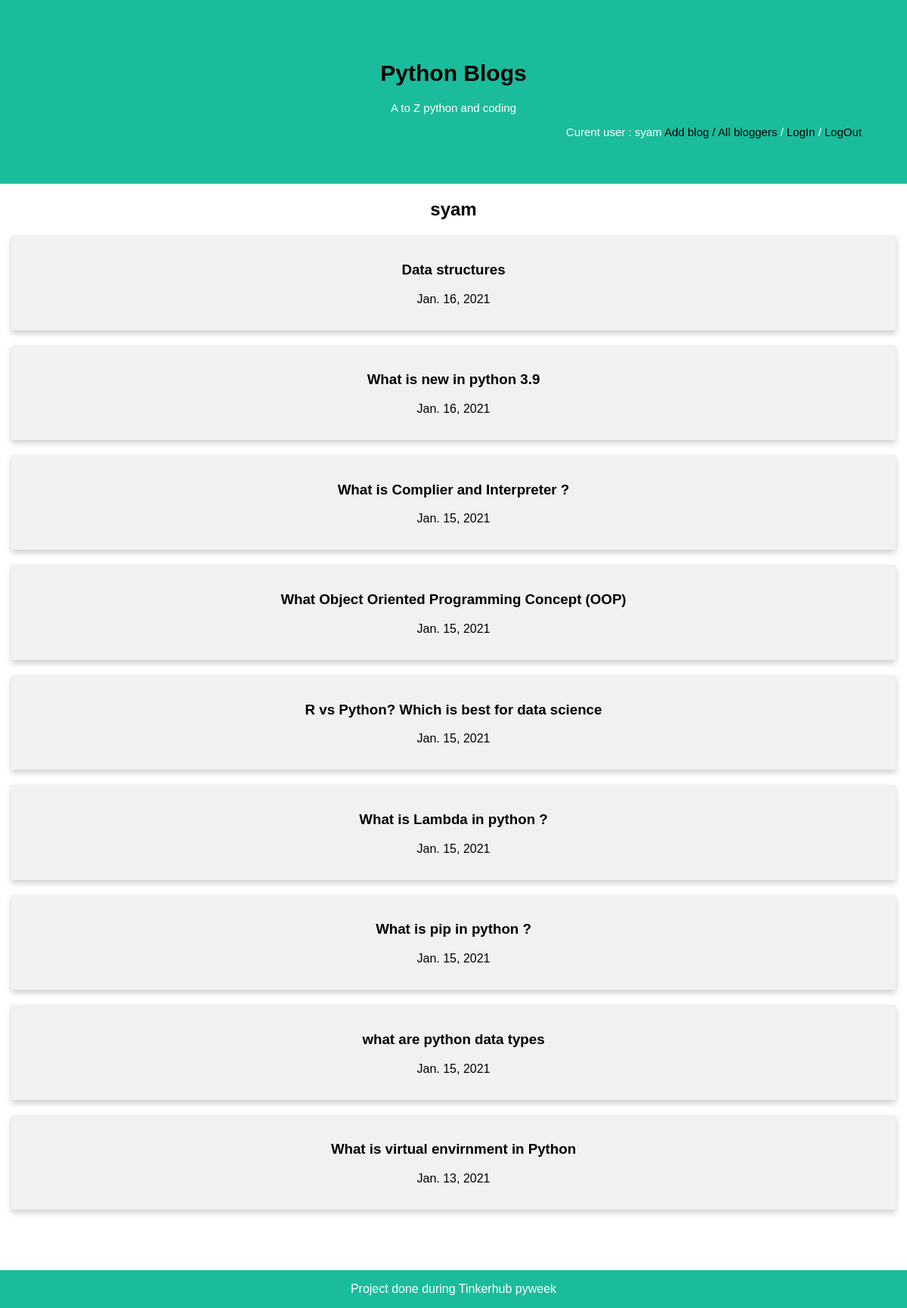
Screenshot of /blogger/1 (signed in) with the database file from the repository.
### blog/models.py (models this page shows, shortened)
class Author(models.Model):
    user = models.OneToOneField(User, on_delete=models.SET_NULL,null=True)
    class Meta:
        ordering=["user"]

class Article(models.Model):
    name=models.CharField(max_length=100)
    content=models.CharField(max_length=1500,)
    publishing_date=models.DateField(default=date.today)
    author=models.ForeignKey(Author, on_delete=models.SET_NULL,null=True)
    class Meta:
        ordering=["-publishing_date"]
    def get_absolute_url(self):
         return reverse('blog-view',args=[str(self.id)])

### blog/views.py (the view)
# urls.py: path('blogger/<int:pk>', author, name='author'),
def author(request, pk):
    blogs=Article.objects.filter(author__id=pk)
    context = {
        'author': get_object_or_404(Author, pk=pk),
        'blogs': blogs
    }
    return render(request, 'author.html', context=context)

### blog/templates/author.html
{% extends 'base.html' %} {% block content %}
<div class="author" style="text-align: center">
  <h2>{{ author.user.username }}</h2>
</div>
<div class="row">
  {% if blogs %}
{% for blog in blogs %}
<div class="card">
  <a href="{{ blog.get_absolute_url }}"> <h3>{{ blog.name }}</h3></a>
  <p>{{ blog.publishing_date }}</p>
</div>
{% endfor %}
{% else %}
<p>No blogs available</p>
{% endif %}
</div>
{% endblock %}

### blog/templates/base.html (shortened to what this page needs)
<!DOCTYPE html>
<html lang="en">
  <head>
    {% load static %}
    <link rel="stylesheet" href="{% static 'css/style.css' %}" />
  </head>
  <body style="margin: 0%">
    <div class="header">
      <a href="{% url 'blogs_list' %}">
        <h1>Python Blogs</h1>
      </a>
      <p>A to Z python and coding</p>
      <div class="signin" style="text-align: end">
        {% if user.is_authenticated %}
        <span>
          Curent user : {{ user.get_username }}
          <a href="{% url 'addblog' %}" class="top-menu"> Add blog </a>
        </span>
        {% endif %}
        <a href="{% url 'bloggers' %}"> / All bloggers </a>
        /
        <a href="{% url 'login'%}?next={{request.path}}"> LogIn </a>
        /
        <a href="{% url 'logout'%}?next={{request.path}}"> LogOut </a>
      </div>
    </div>
    {% block content %}
    {% endblock %}
    <div class="space" style="height: 10px; ">
    </div>
        <div class="space" style="height: 100px; ">
        </div>
    <div class="footer">
      <p>Project done during Tinkerhub pyweek</p>
    </div>
  </body>
</html>

### blog/static/css/style.css (style rules this page uses)
.header { padding: 60px; text-align: center; background: #1abc9c; color: white; font-size: 15px; }
.footer { position: fixed; left: 0%; bottom: 0%; width: 100%; background-color: #1abc9c; color: white; text-align: center; }
* { box-sizing: border-box; }
body { font-family: Arial, Helvetica, sans-serif; }
.row { margin: 0 -5px; }
a { text-decoration: none; color: black; }
.row::after { content: ""; display: table; clear: both; }
.card { box-shadow: 0 4px 8px 0 rgba(0, 0, 0, 0.2); padding: 16px; text-align: center; background-color: #f1f1f1; margin: 20px; }

### rows the page displays
Author: user.username "syam"
Article: name "Data structures", publishing_date "Jan. 16, 2021"
Article: name "What is new in python 3.9", publishing_date "Jan. 16, 2021"
Article: name "What is Complier and Interpreter ?", publishing_date "Jan. 15, 2021"
Article: name "What Object Oriented Programming Concept (OOP)", publishing_date "Jan. 15, 2021"
Article: name "R vs Python? Which is best for data science", publishing_date "Jan. 15, 2021"
Article: name "What is Lambda in python ?", publishing_date "Jan. 15, 2021"
Article: name "What is pip in python ?", publishing_date "Jan. 15, 2021"
Article: name "what are python data types", publishing_date "Jan. 15, 2021"
Article: name "What is virtual envirnment in Python", publishing_date "Jan. 13, 2021"

### other values shown
{{ user.get_username }} "syam"
